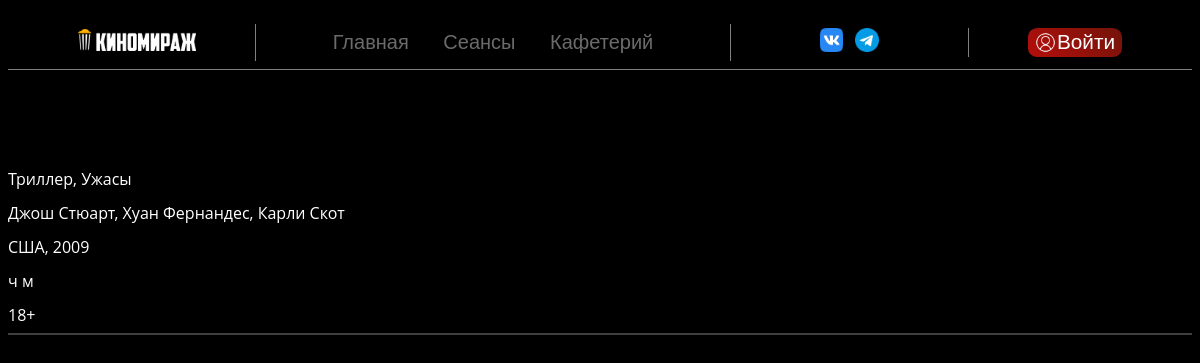
/single-film.php?film=7, run on the app's committed database.
### tables this page shows
CREATE TABLE `film` (
  `film_id` int UNSIGNED NOT NULL,
  `title` varchar(255) NOT NULL,
  `description` text NOT NULL,
  `actors` text NOT NULL,
  `age_rating` enum('0+','6+','12+','16+','18+') NOT NULL,
  `country` varchar(255) NOT NULL,
  `release_date` year NOT NULL,
  `length` smallint UNSIGNED NOT NULL,
  `img_path` varchar(255) NOT NULL
);

### single-film.php (the view, shortened to what this page needs)
<?php
include "components/header.php";
$query = "SELECT DISTINCT g.film_id, g.title, g.actors, g.age_rating, g.country, g.release_date, g.length, g.img_path, g.categories, g.session_id, g.session_date
FROM (SELECT ss.session_id, ss.session_date, f.film_id, f.title, f.actors, f.age_rating,
f.country, f.release_date, f.length, f.img_path, GROUP_CONCAT(c.category_name SEPARATOR ', ') AS categories
FROM `session` AS ss
JOIN film AS f ON ss.film_id=f.film_id
JOIN film_category AS fc ON f.film_id = fc.film_id
JOIN category AS c ON fc.category_id = c.category_id
GROUP BY ss.session_id) AS g WHERE g.film_id = $_GET[film]";
$res = mysqli_query($conn, $query);
if ($film = mysqli_fetch_assoc($res)){
    $prod_section = <<< _FILM
    <div class="session-film">
        <div class="session-film-info">
            <h1>$film[title]</h1>
            <p>$film[categories]</p>
            <p>$film[actors]</p>
            <p>$film[country], $film[release_date]</p>
            <p>$filmh ч $filmmi м</p>
            <p>$film[age_rating]</p>
        </div>
    </div>
    _FILM;
    }
    echo $prod_section;

### assets/css/style.css (style rules this page uses)
body { background-color: black; font-family: 'Open Sans', sans-serif; overflow-x: hidden; }
.sessions-elements h1, p { color: white; margin-block: 1.5vh; }
.session-film { display: flex; flex-direction: row; max-height: 30vh; border-bottom: solid 2px rgba(137, 137, 137, 0.462); padding-block: 1%; text-decoration: none; }
.session-film-info { object-fit: contain; width: 80%; }

### data on the page
film: actors "Джош Стюарт, Хуан Фернандес, Карли Скот", country "США", release_date "2009", age_rating "18+"

### other printed values
$acc_text "Войти"
$film[categories] "Триллер, Ужасы"
